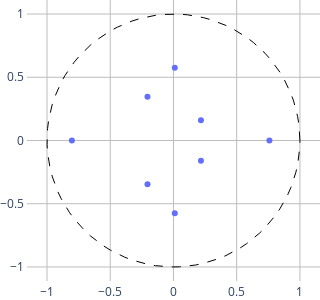

This figure's notebook cell:
### Code cell
phi = np.linspace(0, 2*np.pi, 100)
unit_circle = go.Scatter(
    x=np.cos(phi), y=np.sin(phi),
    line=dict(
        width=1, 
        color='black',
        dash='dash'
    ),
    hoverinfo='none', mode='lines'
)

eigs = go.Scatter(
    x=reals, y=imags,
    marker=dict(color='#636EFA'),
    mode='markers',
    hoverinfo='text',
    hovertext=[str(eigv.round(3)) for eigv in eigvals]
)

fig = go.Figure(
    data=[unit_circle, eigs],
    layout=go.Layout(
        xaxis=dict(showgrid=True, zeroline=False, gridcolor='#bdbdbd', showline=True, showticklabels=True),
        yaxis=dict(showgrid=True, zeroline=False, gridcolor='#bdbdbd', showline=True, showticklabels=True, scaleanchor="x", scaleratio=1),
        showlegend=False,
        hovermode='closest',
        width=300, height=300,
        margin=dict(b=0,l=0,r=0,t=0),
        paper_bgcolor='rgba(0,0,0,0)',
        plot_bgcolor='rgba(0,0,0,0)',
    )
)
fig.show()

### Figure 1 — Plotly figure (JSON) as saved in the notebook; plotly's stock layout.template omitted (floating-point values rounded to 4 significant figures)
{"data": [{"hoverinfo": "none", "line": {"color": "black", "dash": "dash", "width": 1}, "mode": "lines", "type": "scatter", "x": [1, 0.998, 0.992, 0.9819, 0.9679, 0.9501, 0.9284, 0.9029, 0.8738, 0.8413, 0.8053, 0.766, 0.7237, 0.6785, 0.6306, 0.5801, 0.5272, 0.4723, 0.4154, 0.3569, 0.2969, 0.2358, 0.1736, 0.1108, 0.04758, -0.01587, -0.07925, -0.1423, -0.2048, -0.2665, -0.3271, -0.3863, -0.4441, -0.5, -0.5539, -0.6056, -0.6549, -0.7015, -0.7453, -0.7861, -0.8237, -0.858, -0.8888, -0.9161, -0.9397, -0.9595, -0.9754, -0.9874, -0.9955, -0.9995, -0.9995, -0.9955, -0.9874, -0.9754, -0.9595, -0.9397, -0.9161, -0.8888, -0.858, -0.8237, -0.7861, -0.7453, -0.7015, -0.6549, -0.6056, -0.5539, -0.5, -0.4441, -0.3863, -0.3271, -0.2665, -0.2048, -0.1423, -0.07925, -0.01587, 0.04758, 0.1108, 0.1736, 0.2358, 0.2969, 0.3569, 0.4154, 0.4723, 0.5272, 0.5801, 0.6306, 0.6785, 0.7237, 0.766, 0.8053, 0.8413, 0.8738, 0.9029, 0.9284, 0.9501, 0.9679, 0.9819, 0.992, 0.998, 1], "y": [0, 0.06342, 0.1266, 0.1893, 0.2511, 0.312, 0.3717, 0.4298, 0.4862, 0.5406, 0.5929, 0.6428, 0.6901, 0.7346, 0.7761, 0.8146, 0.8497, 0.8815, 0.9096, 0.9341, 0.9549, 0.9718, 0.9848, 0.9938, 0.9989, 0.9999, 0.9969, 0.9898, 0.9788, 0.9638, 0.945, 0.9224, 0.896, 0.866, 0.8326, 0.7958, 0.7557, 0.7127, 0.6668, 0.6182, 0.5671, 0.5137, 0.4582, 0.4009, 0.342, 0.2817, 0.2203, 0.158, 0.09506, 0.03173, -0.03173, -0.09506, -0.158, -0.2203, -0.2817, -0.342, -0.4009, -0.4582, -0.5137, -0.5671, -0.6182, -0.6668, -0.7127, -0.7557, -0.7958, -0.8326, -0.866, -0.896, -0.9224, -0.945, -0.9638, -0.9788, -0.9898, -0.9969, -0.9999, -0.9989, -0.9938, -0.9848, -0.9718, -0.9549, -0.9341, -0.9096, -0.8815, -0.8497, -0.8146, -0.7761, -0.7346, -0.6901, -0.6428, -0.5929, -0.5406, -0.4862, -0.4298, -0.3717, -0.312, -0.2511, -0.1893, -0.1266, -0.06342, -2.449e-16]}, {"hoverinfo": "text", "hovertext": ["(-0.803+0j)", "(0.759+0j)", "(0.01+0.575j)", "(0.01-0.575j)", "(-0.205+0.346j)", "(-0.205-0.346j)", "(0.217+0.161j)", "(0.217-0.161j)"], "marker": {"color": "#636EFA"}, "mode": "markers", "type": "scatter", "x": [-0.8033, 0.7587, 0.01045, 0.01045, -0.2054, -0.2054, 0.2173, 0.2173], "y": [0, 0, 0.5746, -0.5746, 0.3462, -0.3462, 0.1609, -0.1609]}], "layout": {"height": 300, "hovermode": "closest", "margin": {"b": 0, "l": 0, "r": 0, "t": 0}, "paper_bgcolor": "rgba(0,0,0,0)", "plot_bgcolor": "rgba(0,0,0,0)", "showlegend": false, "width": 300, "xaxis": {"gridcolor": "#bdbdbd", "showgrid": true, "showline": true, "showticklabels": true, "zeroline": false}, "yaxis": {"gridcolor": "#bdbdbd", "scaleanchor": "x", "scaleratio": 1, "showgrid": true, "showline": true, "showticklabels": true, "zeroline": false}}}
